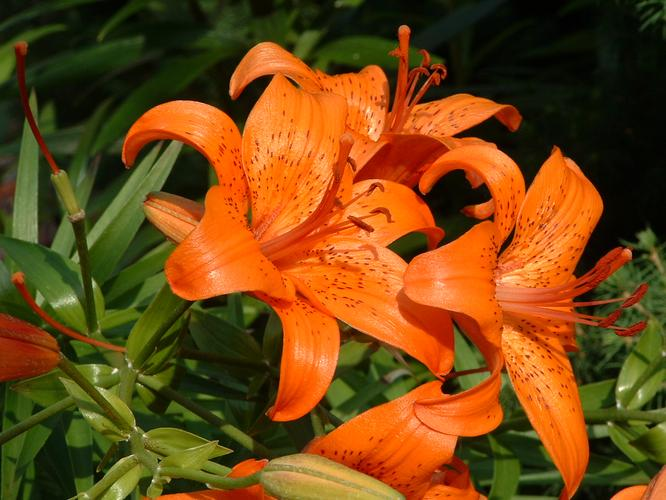
#> input picture flowers/train/lily/129050498_d01e8a72b0_o.jpg, 666 x 500 px, found by its file name
$ python training_model.py
#> lines starting #> are read from the running program, lines starting #| are printed output that depends on the picture
import numpy as np
import pickle
from sklearn.svm import SVC
from lightgbm import LGBMClassifier
import lightgbm as lgb
from sklearn.preprocessing import StandardScaler, LabelEncoder
from sklearn.decomposition import PCA
from sklearn.metrics import accuracy_score
from sklearn.model_selection import train_test_split
from skimage.feature import hog
from sklearn.ensemble import RandomForestClassifier
import cv2
import os


def compute_color_histogram(image, bins=(8, 8, 8)):
    # Convert the image to HSV color space
    hsv_image = cv2.cvtColor(image, cv2.COLOR_BGR2HSV)
    # Compute the color histogram
    hist = cv2.calcHist([hsv_image], [0, 1, 2], None, bins, [0, 180, 0, 256, 0, 256])
    # Normalize the histogram
    hist = cv2.normalize(hist, hist).flatten()
    return hist

def load_images(folder_path, flower_types):
#> called with folder_path = 'F:\\Ky4\\CV\\cv\\flowers\\train'
    features = []
    labels = []
    for flower in flower_types:
        flower_folder = os.path.join(folder_path, flower)
        for img in os.listdir(flower_folder):
            img_path = os.path.join(flower_folder, img)
            image = cv2.imread(img_path)
#> image is the input picture: shape (500, 666, 3); mean B, G, R 19.4, 71.3, 115.1
            if image is None:
                continue
            image = np.array(image).astype('uint8')
            image = cv2.resize(image, (64, 64))
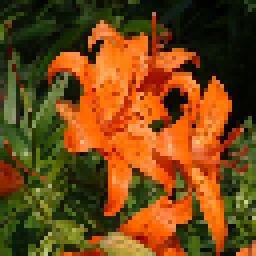
#> image: shape (64, 64, 3) (shown 4 times larger); mean B, G, R 19.5, 71.5, 115.2
            grey_image = cv2.cvtColor(image, cv2.COLOR_BGR2GRAY)
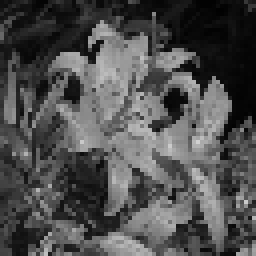
#> grey_image: shape (64, 64) (shown 4 times larger); min 1, max 209, mean 78.6

            # Extract HOG features
            hog_features = hog(grey_image, orientations=9, pixels_per_cell=(8, 8),
                               cells_per_block=(2, 2), transform_sqrt=True, block_norm="L2")
#> hog_features = 1764 values, max 0.674 at index 202, min 0 at index 6, mean 0.137

            # Extract color histogram features
            color_hist = compute_color_histogram(image)
#> in compute_color_histogram, `hsv_image = cv2.cvtColor(image, cv2.COLOR_BGR2HSV)`: hsv_image: shape (64, 64, 3); mean H, S, V 28.4, 204, 121.9
#> in compute_color_histogram, `hist = cv2.normalize(hist, hist).flatten()`: hist = 512 values, max 0.735 at index 63, min 0 at index 1, mean 0.00941
#> color_hist has the same summary as hist in compute_color_histogram

            # Concatenate HOG and color histogram features
            combined_features = np.hstack((hog_features, color_hist))
#> combined_features = 2276 values, max 0.735 at index 1827, min 0 at index 6, mean 0.108

            features.append(combined_features)
            labels.append(flower)

    return features, labels

# Cấu hình đường dẫn và loại hoa
train_dir = 'F:\\Ky4\\CV\\cv\\flowers\\train'
val_dir ='F:\\Ky4\\CV\\cv\\flowers\\val'
test_dir='F:\\Ky4\\CV\\cv\\flowers\\test'

# Tải và xử lý dữ liệu
flower_types = ['lily', 'orchid', 'daisy', 'sunflower', 'tulip']
#> (the run stopped early here; a loop or call above may not have finished)
